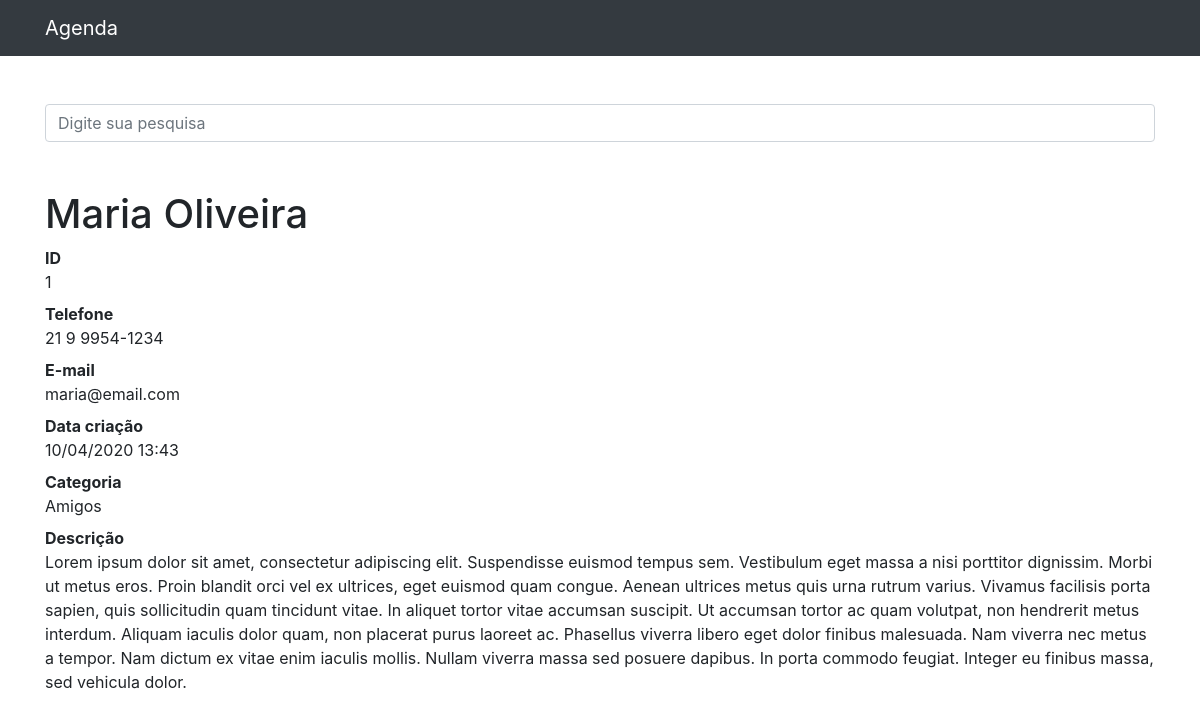
/1/, run on the app's committed database.
### contatos/models.py (models this page shows, shortened)
class Contato(models.Model):
    nome = models.CharField(max_length=255)
    sobrenome = models.CharField(max_length=255, blank=True)
    telefone = models.CharField(max_length=255)
    email = models.CharField(max_length=255, blank=True)
    data_criacao = models.DateTimeField(default=timezone.now)
    descricao = models.TextField(blank=True)
    categoria = models.ForeignKey(Categoria, on_delete=models.DO_NOTHING)
    mostrar = models.BooleanField(default=True)

class Categoria(models.Model):
    nome = models.CharField(max_length=255)
    def __str__(self):
        return self.nome

### contatos/views.py (the view)
# urls.py: path('<int:id>/', views.detalhes, name="detalhes"),
def detalhes(request, id):
    contato = get_object_or_404(Contato, id=id)
    if not contato.mostrar:
        raise Http404
    return render(request, 'contatos/detalhes.html', {'contato': contato})

### contatos/templates/contatos/detalhes.html (shortened to what this page needs)
{%extends 'base.html'%}
{%block 'content'%}
<h1 class="mt-5">{{contato.nome}} {{contato.sobrenome}}</h1>
<dl>
  <dt>ID</dt>
  <dd>{{contato.id}}</dd>
  <dt>Telefone</dt>
  <dd>{{contato.telefone}}</dd>
  <dt>E-mail</dt>
  <dd>{{contato.email}}</dd>
  <dt>Data criação</dt>
  <dd>{{contato.data_criacao|date:'d/m/Y H:i'}}</dd>
  <dt>Categoria</dt>
  <dd>{{contato.categoria}}</dd>
  <dt>Descrição</dt>
  <dd>
    {{contato.descricao}}
  </dd>
</dl>
{%endblock%}

### data on the page
Contato: nome "Maria", sobrenome "Oliveira", id "1", telefone "21 9 9954-1234", email "maria@email.com", data_criacao "10/04/2020 13:43", categoria "Amigos", descricao "Lorem ipsum dolor sit amet, consectetur adipiscing elit. Suspendisse euismod tempus sem. Vestibulum eget massa a nisi porttitor dignissim. Morbi ut metus eros. Proin blandit orci vel ex ultrices, eget euismod quam congue. Aenean ultrices metus quis urna rutrum varius. Vivamus facilisis porta sapien, quis sollicitudin quam tincidunt vitae. In aliquet tortor vitae accumsan suscipit. Ut accumsan tortor ac quam volutpat, non hendrerit metus interdum. Aliquam iaculis dolor quam, non placerat purus laoreet ac. Phasellus viverra libero eget dolor finibus malesuada. Nam viverra nec metus a tempor. Nam dictum ex vitae enim iaculis mollis. Nullam viverra massa sed posuere dapibus. In porta commodo…"
